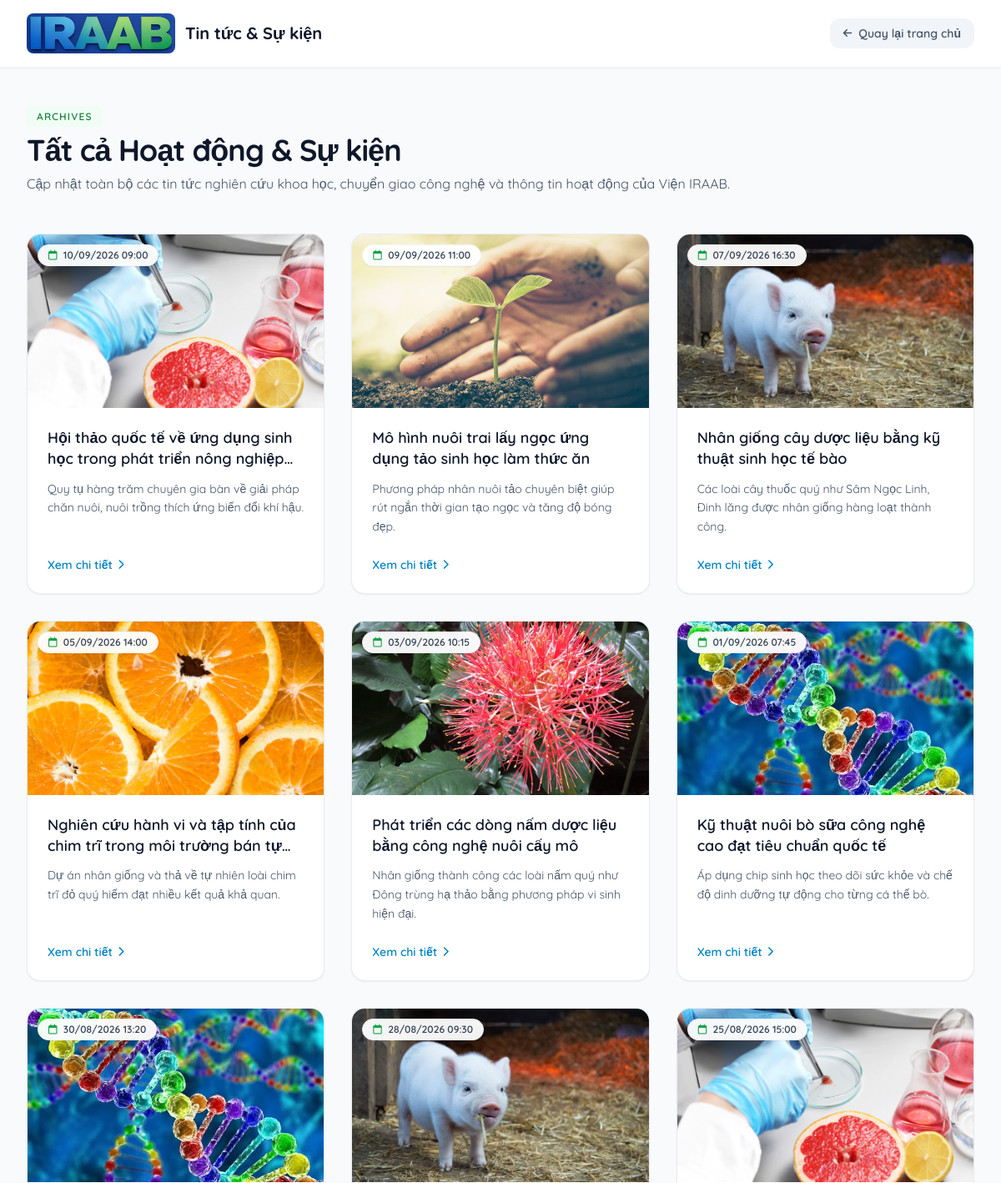
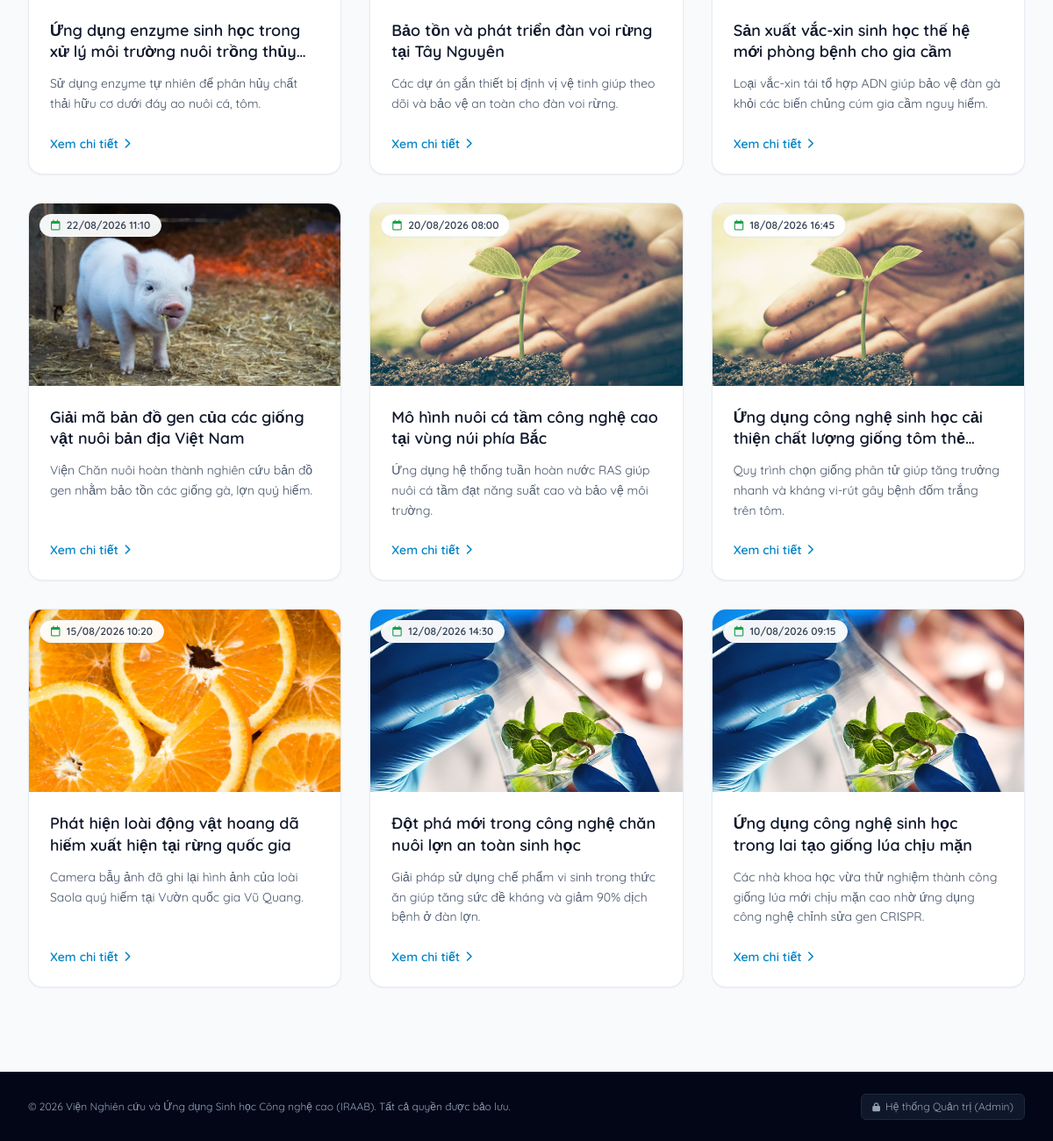
Page /news.php on the committed database (2 pictures, top to bottom).
### tables this page shows
CREATE TABLE `news` (
  `id` int(11) NOT NULL AUTO_INCREMENT,
  `title` varchar(255) NOT NULL,
  `summary` text DEFAULT NULL,
  `content` text DEFAULT NULL,
  `image` varchar(255) DEFAULT NULL,
  `created_at` datetime DEFAULT current_timestamp(),
  PRIMARY KEY (`id`)
);

### news.php (the view, shortened to what this page needs)
<?php
require_once 'db.php';
try {
    $pdo->exec("SET NAMES 'utf8mb4'");
    $stmt = $pdo->query("SELECT * FROM news ORDER BY created_at DESC");
    $all_news = $stmt->fetchAll(PDO::FETCH_ASSOC);
} catch (Exception $e) {
    $all_news = [];
}
?>
<!DOCTYPE html>
<html lang="vi" class="scroll-smooth">
<head>
    <script src="https://cdn.tailwindcss.com"></script>
    <link rel="stylesheet" href="https://cdnjs.cloudflare.com/ajax/libs/font-awesome/6.4.0/css/all.min.css">
</head>
<body class="bg-slate-50 text-slate-800 antialiased selection:bg-green-500 selection:text-white">
    <header class="fixed top-0 left-0 right-0 z-50 bg-white/95 backdrop-blur-md shadow-sm border-b border-slate-100 transition-all">
        <div class="max-w-7xl mx-auto px-4 sm:px-6 lg:px-8 h-20 flex items-center justify-between">
            <a href="index.php" class="flex items-center gap-3 focus:outline-none">
                <img src="assets/images/logo.jpg" alt="IRAAB Logo" class="h-12 w-auto object-contain rounded-lg shadow-sm">
                <span class="font-bold text-lg sm:text-xl text-slate-900 hidden sm:inline">Tin tức & Sự kiện</span>
            </a>
            <a href="index.php" class="text-sm font-semibold text-slate-600 hover:text-green-700 transition flex items-center gap-2 bg-slate-100 hover:bg-slate-200/70 px-4 py-2 rounded-xl">
                <i class="fa-solid fa-arrow-left text-xs"></i> Quay lại trang chủ
            </a>
        </div>
    </header>
    <main class="pt-32 pb-24">
        <div class="max-w-7xl mx-auto px-4 sm:px-6 lg:px-8">
            <div class="mb-12 text-center sm:text-left">
                <span class="text-xs font-semibold text-green-700 uppercase tracking-widest block mb-2 bg-green-50 w-max px-3 py-1 rounded-md mx-auto sm:mx-0">Archives</span>
                <h1 class="text-3xl sm:text-4xl font-bold text-slate-900 tracking-tight">Tất cả Hoạt động & Sự kiện</h1>
                <p class="text-slate-600 font-normal mt-2">Cập nhật toàn bộ các tin tức nghiên cứu khoa học, chuyển giao công nghệ và thông tin hoạt động của Viện IRAAB.</p>
            </div>
            <?php if (!empty($all_news)): ?>
                <div class="grid md:grid-cols-2 lg:grid-cols-3 gap-8">
                    <?php foreach ($all_news as $item): ?>
                        <article class="bg-white rounded-2xl overflow-hidden border border-slate-200/80 shadow-sm hover:shadow-xl transition-all duration-300 flex flex-col group">
                            <div class="h-52 bg-slate-100 overflow-hidden relative">
                                <?php if (!empty($item['image'])): ?>
                                    <img src="uploads/<?= htmlspecialchars($item['image'], ENT_QUOTES, 'UTF-8') ?>" alt="<?= htmlspecialchars($item['title'], ENT_QUOTES, 'UTF-8') ?>" class="w-full h-full object-cover group-hover:scale-105 transition-transform duration-500">
                                <?php else: ?>
                                    <div class="w-full h-full flex items-center justify-center bg-slate-200 text-slate-400">
                                        <i class="fa-solid fa-newspaper text-3xl"></i>
                                    </div>
                                <?php endif; ?>
                                <span class="absolute top-3 left-3 bg-white/95 backdrop-blur-md text-xs font-semibold px-3 py-1 rounded-full text-slate-700 shadow-sm border border-slate-100">
                                    <i class="fa-regular fa-calendar mr-1 text-green-600"></i> <?= date('d/m/Y H:i', strtotime($item['created_at'])) ?>
                                </span>
                            </div>
                            <div class="p-6 flex-1 flex flex-col justify-between">
                                <div>
                                    <h3 class="font-semibold text-lg text-slate-900 mb-3 line-clamp-2 group-hover:text-green-700 transition-colors leading-snug">
                                        <a href="news-detail.php?id=<?= (int)$item['id'] ?>"><?= htmlspecialchars($item['title'], ENT_QUOTES, 'UTF-8') ?></a>
                                    </h3>
                                    <p class="text-slate-600 font-normal text-sm line-clamp-3 mb-6 leading-relaxed">
                                        <?= htmlspecialchars($item['summary'], ENT_QUOTES, 'UTF-8') ?>
                                    </p>
                                </div>
                                <a href="news-detail.php?id=<?= (int)$item['id'] ?>" class="text-sm font-semibold text-sky-600 hover:text-sky-700 inline-flex items-center gap-1.5 group/link w-max">
                                    Xem chi tiết <i class="fa-solid fa-chevron-right text-xs transition-transform group-hover/link:translate-x-1"></i>
                                </a>
                            </div>
                        </article>
                    <?php endforeach; ?>
                </div>
            <?php endif; ?>
        </div>
    </main>
    <footer class="bg-slate-950 text-slate-400 font-normal py-6 border-t border-slate-800/80 text-xs">
        <div class="max-w-7xl mx-auto px-4 sm:px-6 lg:px-8 flex flex-col sm:flex-row justify-between items-center gap-4 text-center sm:text-left">
            <p>© <?= date('Y') ?> Viện Nghiên cứu và Ứng dụng Sinh học Công nghệ cao (IRAAB). Tất cả quyền được bảo lưu.</p>
            <a href="admin/login.php" class="hover:text-white transition flex items-center gap-1.5 bg-slate-900 px-3 py-1.5 rounded-md border border-slate-800">
                <i class="fa-solid fa-lock text-[10px]"></i> Hệ thống Quản trị (Admin)
            </a>
        </div>
    </footer>
</body>
</html>

### news.php (style rules this page uses)
body { font-family: 'Quicksand', sans-serif; font-weight: 300; }
h1, h2, h3, h4, h5, h6, strong, b { font-weight: 600; }

### rows in the picture
news: image (picture), created_at "10/09/2026 09:00", title "Hội thảo quốc tế về ứng dụng sinh học trong phát triển nông…", summary "Quy tụ hàng trăm chuyên gia bàn về giải pháp chăn nuôi, nuôi trồng thích ứng biến đổi khí hậu."
news: image (picture), created_at "09/09/2026 11:00", title "Mô hình nuôi trai lấy ngọc ứng dụng tảo sinh học làm thức ăn", summary "Phương pháp nhân nuôi tảo chuyên biệt giúp rút ngắn thời gian tạo ngọc và tăng độ bóng đẹp."
news: image (picture), created_at "07/09/2026 16:30", title "Nhân giống cây dược liệu bằng kỹ thuật sinh học tế bào", summary "Các loài cây thuốc quý như Sâm Ngọc Linh, Đinh lăng được nhân giống hàng loạt thành công."
news: image (picture), created_at "05/09/2026 14:00", title "Nghiên cứu hành vi và tập tính của chim trĩ trong môi trường bán…", summary "Dự án nhân giống và thả về tự nhiên loài chim trĩ đỏ quý hiếm đạt nhiều kết quả khả quan."
news: image (picture), created_at "03/09/2026 10:15", title "Phát triển các dòng nấm dược liệu bằng công nghệ nuôi cấy mô", summary "Nhân giống thành công các loài nấm quý như Đông trùng hạ thảo bằng phương pháp vi sinh hiện đại."
news: image (picture), created_at "01/09/2026 07:45", title "Kỹ thuật nuôi bò sữa công nghệ cao đạt tiêu chuẩn quốc tế", summary "Áp dụng chip sinh học theo dõi sức khỏe và chế độ dinh dưỡng tự động cho từng cá thể bò."
news: image (picture), created_at "30/08/2026 13:20", title "Ứng dụng enzyme sinh học trong xử lý môi trường nuôi trồng…", summary "Sử dụng enzyme tự nhiên để phân hủy chất thải hữu cơ dưới đáy ao nuôi cá, tôm."
news: image (picture), created_at "28/08/2026 09:30", title "Bảo tồn và phát triển đàn voi rừng tại Tây Nguyên", summary "Các dự án gắn thiết bị định vị vệ tinh giúp theo dõi và bảo vệ an toàn cho đàn voi rừng."
news: image (picture), created_at "25/08/2026 15:00", title "Sản xuất vắc-xin sinh học thế hệ mới phòng bệnh cho gia cầm", summary "Loại vắc-xin tái tổ hợp ADN giúp bảo vệ đàn gà khỏi các biến chủng cúm gia cầm nguy hiểm."
news: image (picture), created_at "22/08/2026 11:10", title "Giải mã bản đồ gen của các giống vật nuôi bản địa Việt Nam", summary "Viện Chăn nuôi hoàn thành nghiên cứu bản đồ gen nhằm bảo tồn các giống gà, lợn quý hiếm."
news: image (picture), created_at "20/08/2026 08:00", title "Mô hình nuôi cá tầm công nghệ cao tại vùng núi phía Bắc", summary "Ứng dụng hệ thống tuần hoàn nước RAS giúp nuôi cá tầm đạt năng suất cao và bảo vệ môi trường."
news: image (picture), created_at "18/08/2026 16:45", title "Ứng dụng công nghệ sinh học cải thiện chất lượng giống tôm…", summary "Quy trình chọn giống phân tử giúp tăng trưởng nhanh và kháng vi-rút gây bệnh đốm trắng trên tôm."
news: image (picture), created_at "15/08/2026 10:20", title "Phát hiện loài động vật hoang dã hiếm xuất hiện tại rừng quốc gia", summary "Camera bẫy ảnh đã ghi lại hình ảnh của loài Saola quý hiếm tại Vườn quốc gia Vũ Quang."
news: image (picture), created_at "12/08/2026 14:30", title "Đột phá mới trong công nghệ chăn nuôi lợn an toàn sinh học", summary "Giải pháp sử dụng chế phẩm vi sinh trong thức ăn giúp tăng sức đề kháng và giảm 90% dịch bệnh ở đàn lợn."
news: image (picture), created_at "10/08/2026 09:15", title "Ứng dụng công nghệ sinh học trong lai tạo giống lúa chịu mặn", summary "Các nhà khoa học vừa thử nghiệm thành công giống lúa mới chịu mặn cao nhờ ứng dụng công nghệ chỉnh sửa gen CRISPR."
